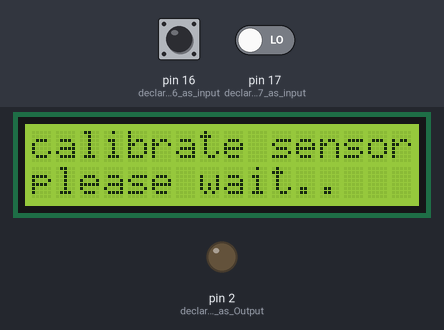
The sketch below on a simulated Arduino Uno, built with avr-gcc and run on an emulated ATmega328P. Shown: 16×2 character LCD, output pins drawn as LEDs (lit = HIGH). The inputs (shaded band) are chosen by the test bench; at power-on: pin 16 (declare_pin_16_as_input) LOW, pin 17 (declare_pin_17_as_input) LOW. Pins used as bus, display or sensor lines are not drawn; what the sketch prints to the serial monitor is not drawn.

Above: at 4.1 s.
At 14.6 s:
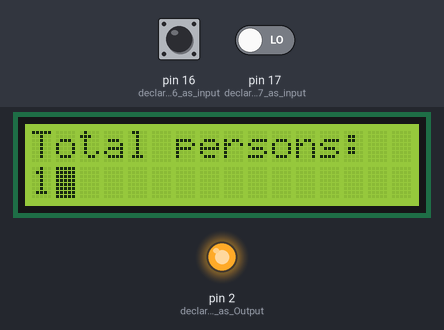
14.7 s: pin 16 (declare_pin_16_as_input) pulsed HIGH 2 times (0.12 s each, 0.3 s apart)
At 18.0 s:
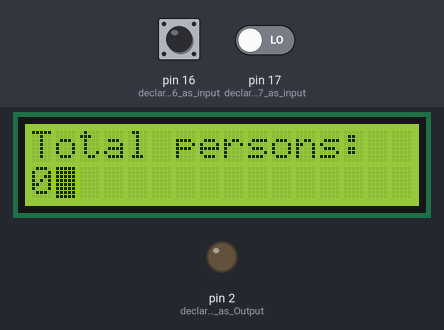
Timing chart, 0 to 20.5 s (numbered marks = the images above; inputs shaded):
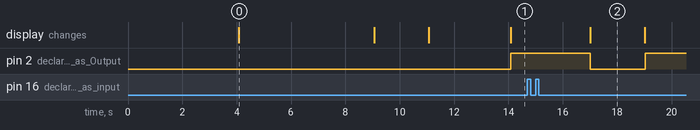

Measured:
- after the input at 14.7 s, pin 2 (declare_pin_2_as_Output): HIGH → LOW after 2.3 s, → HIGH 2.0 s later
- what the display in image 0 shows lasts 5.0 s, from 4.1 s to 9.1 s

The sketch:

home_auto_source_code.ino
```cpp
#include <LiquidCrystal.h>                     //Library include lcd

int c=0;                                       //initilize counter
LiquidCrystal lcd(8,9,10,11,12,13);       //Initilize pins for lcd
void setup()
{
  pinMode(16,INPUT);                           //declare pin 16 as input (tsop-A)
  pinMode(17,INPUT);                           //declare pin 17 as input (tsop-B)
  pinMode(11,OUTPUT);                          //declare pin 11 as Output(LED RED)
  pinMode(12,OUTPUT);                          //declare pin 12 as Output(LED Blue)
  pinMode(13,OUTPUT);                          //declare pin 13 as Output(LED WHITE)
  pinMode(2,OUTPUT);                           //declare pin 2 as Output (RELAY)
  Serial.begin(9600);                          //serial communication with computer
  lcd.begin(16,2);                             //declare LCD as 16x2 type
  lcd.clear();                                 //clear lcd (clear Garbage values on the screen)
  lcd.write("calibrate sensor ");
  delay(4000);
  lcd.setCursor(0,1);                          //set lcd cursor to second line
  lcd.write("please wait..");
  delay(5000);                                //delay in ms
  lcd.blink();                                //cursor blink
  delay(2000);
  lcd.clear();
  lcd.write("System Ready...");
  delay(1000);
  lcd.blink();
}
void loop()                                   //program logic starts
{
  a:
       if(c>0)
        {
         digitalWrite(2,1);
        }
       else
        {
         digitalWrite(2,0);
        }
   digitalWrite(12,0);
   digitalWrite(13,0);
   digitalWrite(11,0);

    if(pulseIn(16,0)==LOW)
     {
      digitalWrite(11,1);
       if(pulseIn(17,0)==LOW)
         {
         digitalWrite(12,1);
         digitalWrite(13,1);
         c++;
         Serial.print("Total persons Inside  ");
         Serial.println(c);
         lcd.print("Motion detected");
         lcd.clear();
         lcd.print("Total persons:");
         lcd.setCursor(0,1);
         lcd.print(c);
         delay(10);
         }
        else
         {
         digitalWrite(11,0);
         digitalWrite(12,0);
         digitalWrite(13,0);
         goto a;
         }
      }
else
  {
      if(pulseIn(17,0)==LOW)
       {
         digitalWrite(12,1);
          if(pulseIn(16,0)==LOW)
           {
            digitalWrite(11,1);
            digitalWrite(13,1);
            c--;
            Serial.print("Total persons Inside  ");
            Serial.println(c);
            lcd.print("Motion detected");
            lcd.clear();
            lcd.print("Total persons:");
            lcd.setCursor(0,1);
            lcd.print(c);
            delay(10);
            }
            else
            {
            digitalWrite(11,0);
            digitalWrite(12,0);
            digitalWrite(13,0);
            goto a;
           }
       }
   }
}

 // Joses:Akshay:kiran
```
